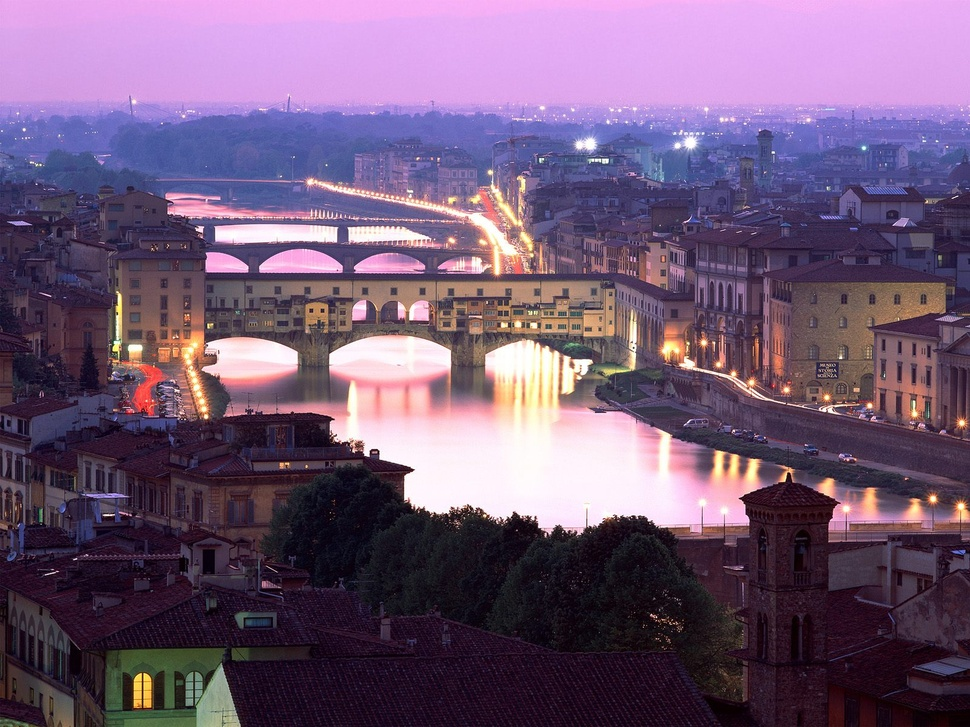
#> input picture florence.jpg, 970 x 727 px, shrunk from 1600 x 1200 before the run
$ jupyter execute LSP_TPn1_Li_Martin.ipynb
#> lines starting #> are read from the running program, lines starting #| are printed output that depends on the picture
# TP1 Proximal Denoising

* Authors: Mengda Li, Ségolène Martin

## Question 1
Show that this problem amounts to calculate the proximity operator of a
function in $\Gamma_0$.

**_Claim1.1_**: $f \circ L \in \Gamma_0$

**Proof**:
> 1. Right composition of a convex function by an ffine function is still convex (Proposition 8.20). Since $f \in \Gamma_0$ and $L$ is linear (so affine), $f \circ L$ is convex.
2.  Right composition of a lower semicontinuous function by a continuous function is still lower semicontinuous (Lemma 1.28). Since $f$ is lower semicontinuous and $L$ is continuous (linear and the dimension of its set of departure is finite), $f \circ L$ is lower semicontinuous.
3. $f \circ L$ is clearly proper.

As $f \circ L \in \Gamma_0$, Prox$_{f\circ L}: y \ \mapsto \ \underset{x}{\arg\min} f(Lx) + \frac{1}{2} \|x - y \|^2$ is our goal of optimization problem.

## Question 2
Check that this is also equivalent to calculate $L^{−1} Prox_f (Ly)$.

As $L$ is linear and continuous, $f \in \Gamma_0$, and $LL^* = Id$, (by Proposition 24.14) $Prox_{f \circ L} (y) = y + L^*(Prox_f(Ly) -Ly)$

\begin{align}
Prox_{f \circ L} (y) &= y + L^*(Prox_f(Ly) -Ly) \\
    & = y + L^*(Prox_f(Ly)) - y  \tag*{$(L^*L = Id)$}\\
    & = L^{-1}(Prox_f(Ly)) \tag*{$(L^* = L^{-1})$ }
\end{align}

## Question 3
Download the florence.jpg image. Add to this image a white Gaussian noise
with zero-mean and standard deviation equal to 30.

[cell 1]
import imageio
im = imageio.imread('./florence.jpg')
#> im is the input picture: shape (727, 970, 3); mean R, G, B 112.5, 88.6, 117.2

import matplotlib.pyplot as plt
plt.figure(figsize=(16,12))
plt.imshow(im)

[cell 2]
import numpy as np
noised = im + np.random.normal(scale = 30, size = im.shape)
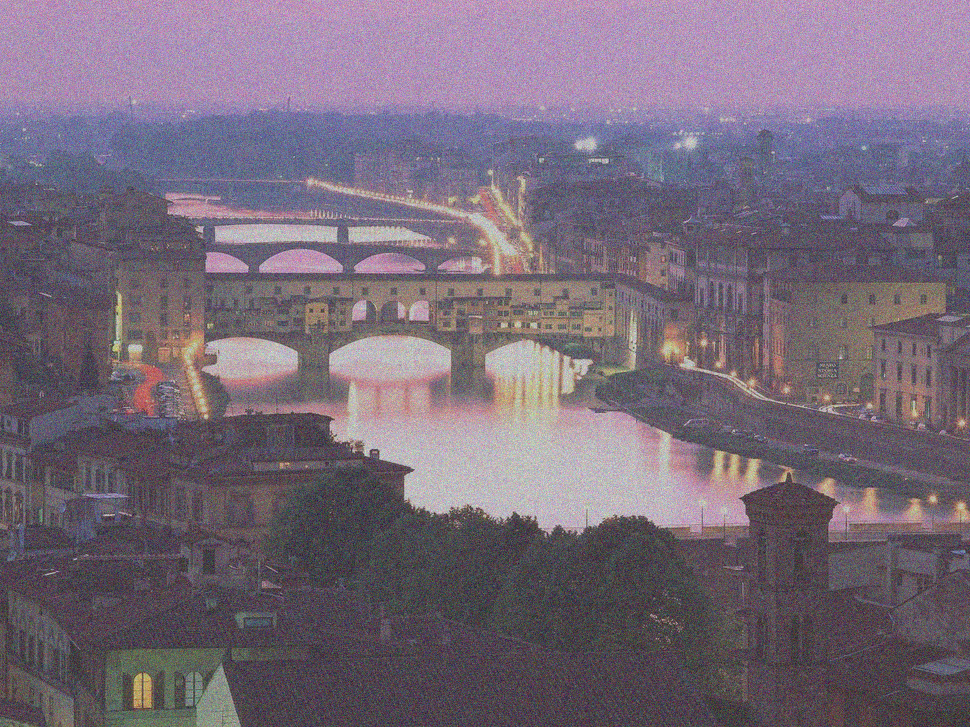
#> noised: shape (727, 970, 3) float64; mean R, G, B 112.4, 88.7, 117.2; drawn with min black and max white
noised = np.clip(noised, 0, 255).astype(int)
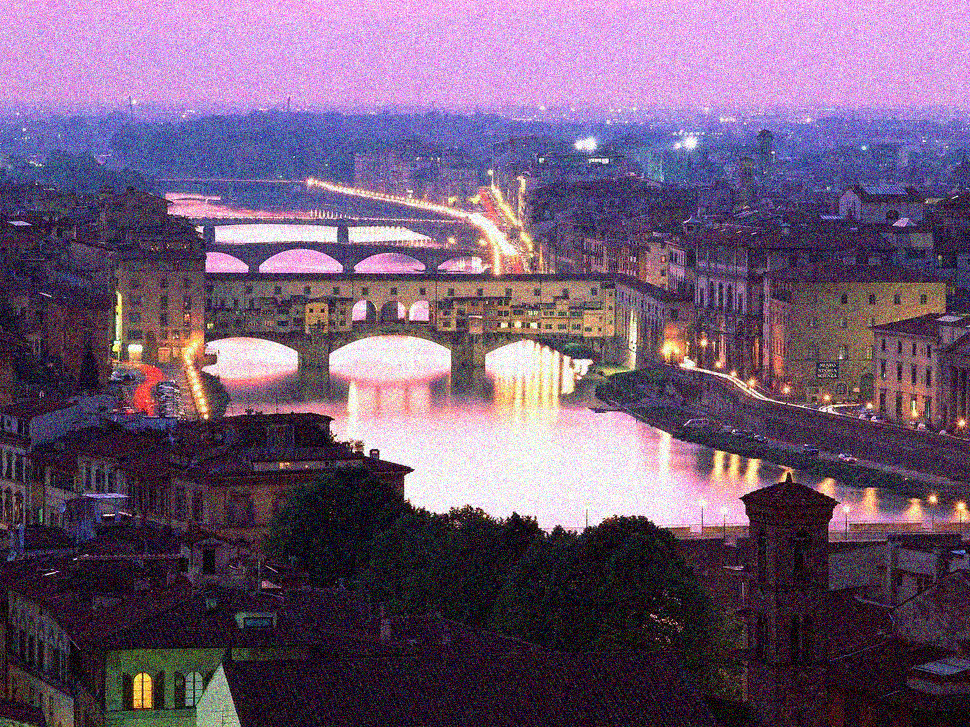
#> noised: shape (727, 970, 3) int64; mean R, G, B 111.4, 89.8, 116.2

import matplotlib.pyplot as plt
plt.imshow(noised)

## Question 3 Version 2

[cell 3]
import cv2
import pylab as plt
plt.rcParams['figure.figsize'] = [10, 5]
import numpy as np

[cell 4]
image = cv2.imread('florence.jpg')
image = np.asarray(image, dtype=np.uint8)
im = cv2.cvtColor(image, cv2.COLOR_BGR2RGB)
plt.imshow(im)
plt.show()

[cell 5]
sigma = 30
[nx,ny,nz] = im.shape
#> nx = 727; ny = 970; nz = 3
#im_bruit = im + np.random.normal(0,30, (nx,ny))
im_bruit = np.zeros((nx, ny, 3))
im_bruit.shape
im_bruit[:,:,0] = np.add(im[:,:,0], np.random.normal(0,sigma, (nx,ny)))
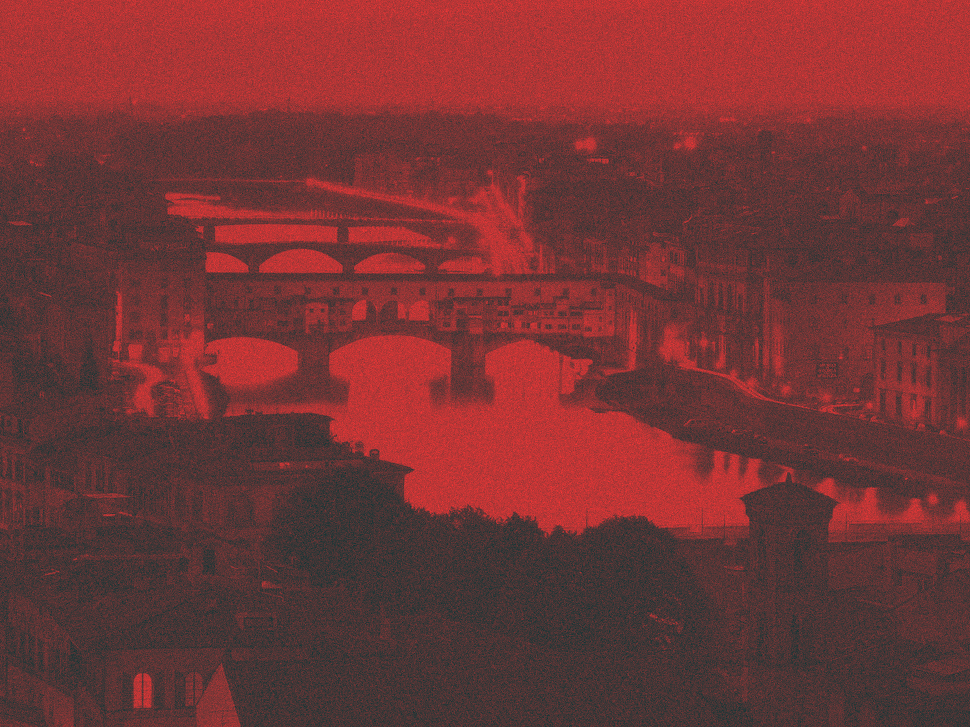
#> im_bruit: shape (727, 970, 3) float64; mean R, G, B 112.4, 0, 0; drawn with min black and max white
im_bruit[:,:,1] = np.add(im[:,:,1], np.random.normal(0,sigma, (nx,ny)))
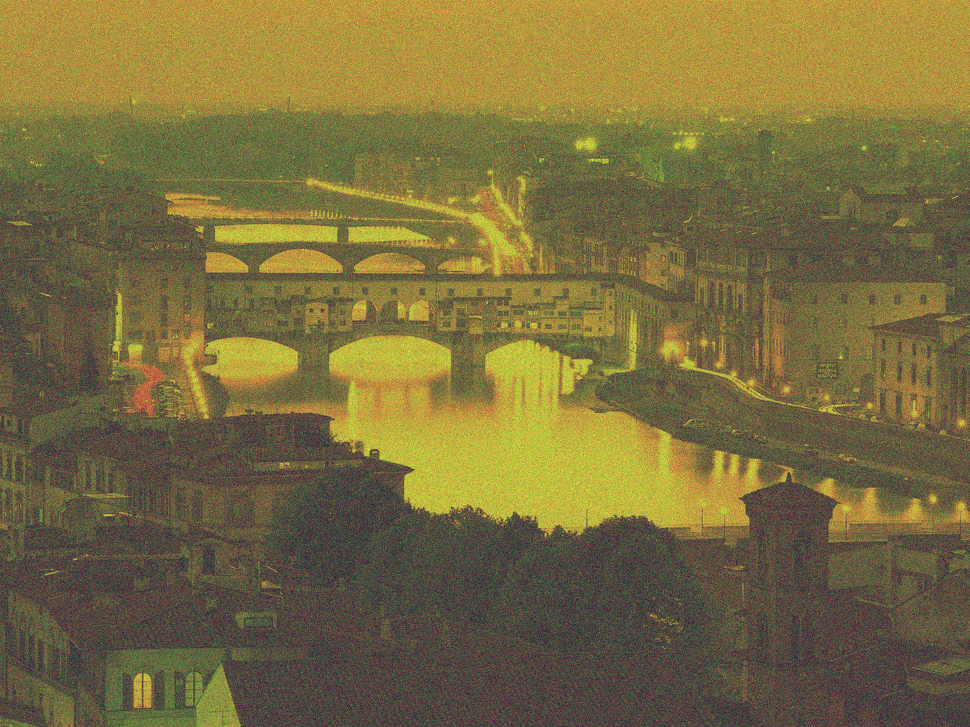
#> im_bruit: shape (727, 970, 3) float64; mean R, G, B 112.4, 88.6, 0; drawn with min black and max white
im_bruit[:,:,2] = np.add(im[:,:,2], np.random.normal(0,sigma, (nx,ny)))

plt.subplot(1,2,1)
plt.imshow(im_bruit.astype(np.uint8))
plt.title("Image bruitée")
plt.subplot(1,2,2)
plt.imshow((im_bruit-im).astype(np.uint8))
plt.title("Bruit")
plt.show()
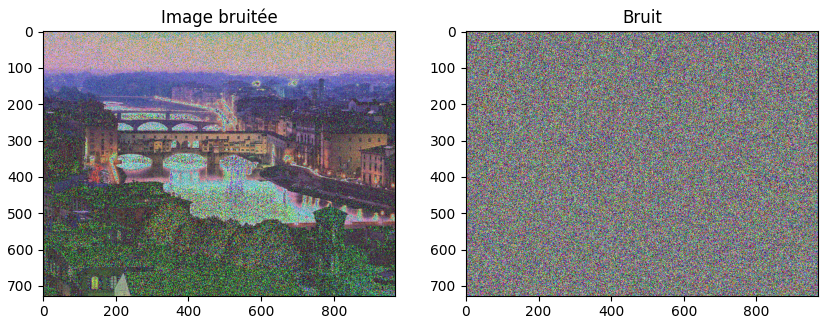
#> figure drawn by matplotlib, 2 panels
